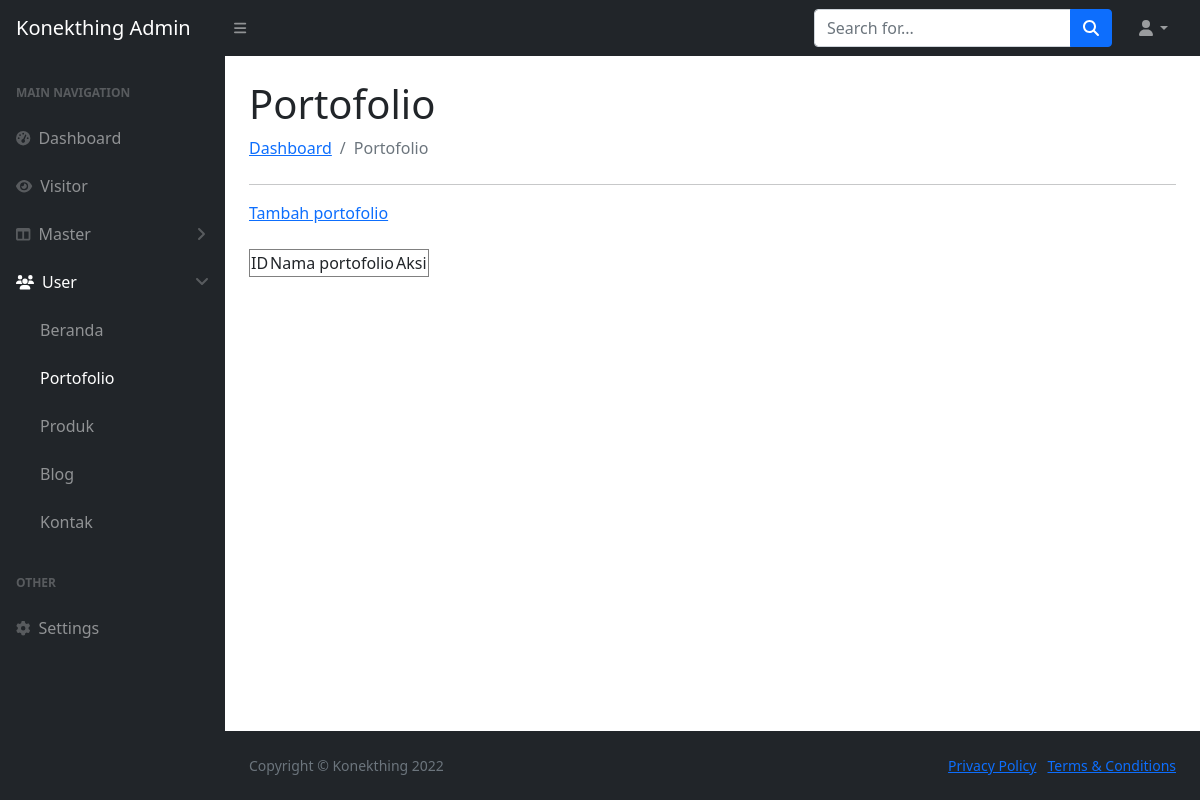
The app's page /index.php/portofolio, older data.
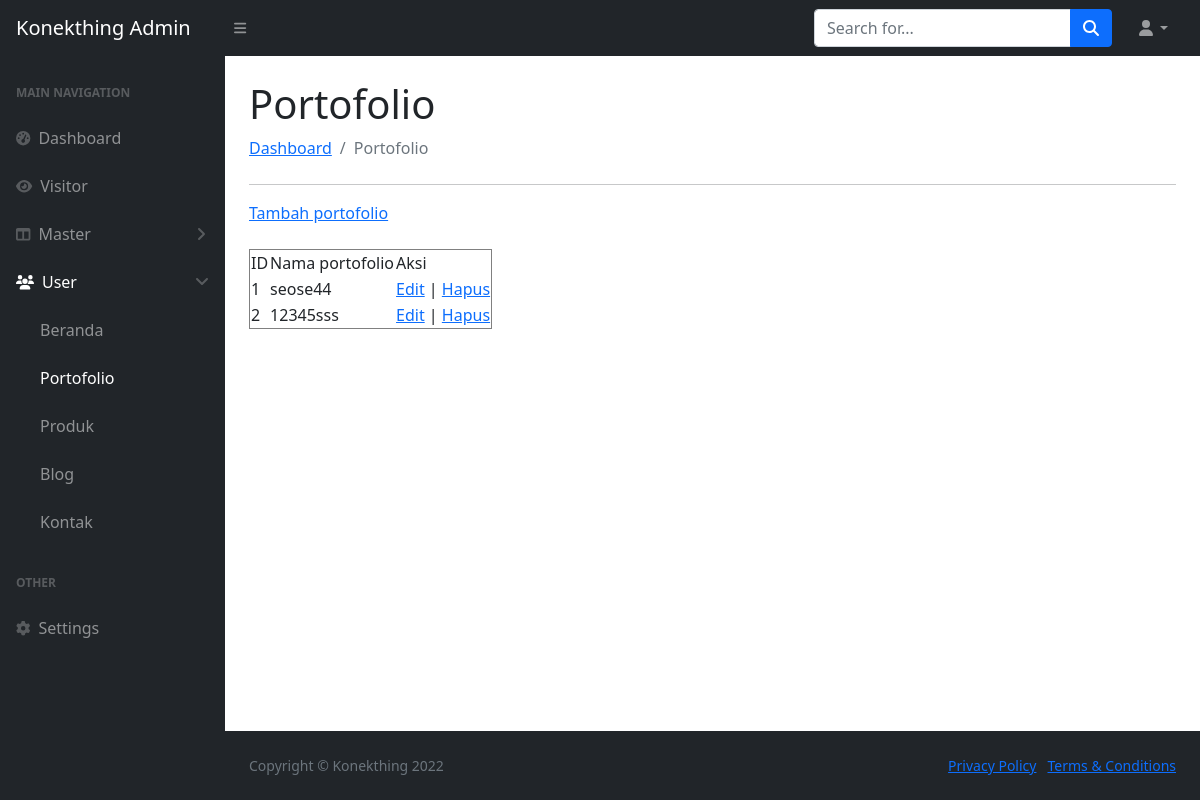
The same page, newer data.
### tables this page shows
CREATE TABLE `portofolio` (
  `id` int(250) NOT NULL,
  `nama` varchar(250) NOT NULL
);

### application/controllers/portofolio.php (called while the page is built, shortened)
<?php
class portofolio extends CI_Controller
{
    public function __construct()
    {
        $this->load->model('model_portofolio');
    }
        public function index()
    {
        $queryAllportofolio = $this->model_portofolio->getDataportofolio();
        $DATA = array('queryAllPrdk' => $queryAllportofolio);
        $this->load->view('header');
        $this->load->view('admin/user/portofolio/portofolio', $DATA);
        $this->load->view('footer');
    }
}

### index.php (called while the page is built, shortened)
<?php
require_once BASEPATH.'core/CodeIgniter.php';

### application/models/model_portofolio.php (called while the page is built, shortened)
<?php
class model_Portofolio extends CI_Model {
    function getDataportofolio() {
        $query = $this->db->get('portofolio');
        return $query->result();
    }
}
?>

### application/views/admin/user/portofolio/portofolio.php (the view)
<div id="layoutSidenav_content">
    <main>
        <div class="container-fluid px-4">
            <h1 class="mt-4">Portofolio</h1>
            <ol class="breadcrumb mb-4">
                <li class="breadcrumb-item"><a href="<?= base_url('dashboard') ?>">Dashboard</a></li>
                <li class="breadcrumb-item active">Portofolio</li>
            </ol>
            <div>
                <hr>
                <table border="1">
                    <a href="<?= base_url('portofolio/tambah_portofolio') ?>">Tambah portofolio</a>
                    <br>
                    <br>
                    <tr>
                        <td>ID</td>
                        <td>Nama portofolio</td>
                        <td>Aksi</td>
                    </tr>
                    <?php
                    $count = 0;
                    foreach ($queryAllPrdk as $row) {
                        $count = $count + 1;
                    ?>
                        <tr>
                            <td><?= $count ?></td>
                            <td><?= $row->nama ?></td>
                            <td><a href="<?= base_url('portofolio/edit_portofolio/').$row->id?>">Edit</a> | <a href="<?= base_url('portofolio/fungsi_hapus/').$row->id?>">Hapus</a></td>
                        </tr>
                    <?php
                    }
                    ?>
                </table>
            </div>
        </div>
    </main>

### application/views/header.php (shortened to what this page needs)
<!DOCTYPE html>
<html lang="en">
<head>
    <link href="https://cdn.jsdelivr.net/npm/simple-datatables@latest/dist/style.css" rel="stylesheet" />
    <link href="<?= base_url('assets/css/styles.css') ?>" rel="stylesheet" />
</head>
<body class="sb-nav-fixed">
    <nav class="sb-topnav navbar navbar-expand navbar-dark bg-dark">
        <a class="navbar-brand ps-3" href="<?= base_url('dashboard') ?>">Konekthing Admin</a>
        <button class="btn btn-link btn-sm order-1 order-lg-0 me-4 me-lg-0" id="sidebarToggle" href="#!"><i class="fas fa-bars"></i></button>
        <form class="d-none d-md-inline-block form-inline ms-auto me-0 me-md-3 my-2 my-md-0">
            <div class="input-group">
                <input class="form-control" type="text" placeholder="Search for..." aria-label="Search for..." aria-describedby="btnNavbarSearch" />
                <button class="btn btn-primary" id="btnNavbarSearch" type="button"><i class="fas fa-search"></i></button>
            </div>
        </form>
        <ul class="navbar-nav ms-auto ms-md-0 me-3 me-lg-4">
            <li class="nav-item dropdown">
                <a class="nav-link dropdown-toggle" id="navbarDropdown" href="#" role="button" data-bs-toggle="dropdown" aria-expanded="false"><i class="fas fa-user fa-fw"></i></a>
            </li>
        </ul>
    </nav>
    <div id="layoutSidenav">
        <div id="layoutSidenav_nav">
            <nav class="sb-sidenav accordion sb-sidenav-dark" id="sidenavAccordion">
                <div class="sb-sidenav-menu">
                    <div class="nav">
                        <div class="sb-sidenav-menu-heading">Main Navigation</div>
                        <a <?= $this->uri->segment(1) == 'dashboard' || $this->uri->segment(1) == '' ? 'class="nav-link active"' : '' ?> class="nav-link" href="<?= base_url('dashboard') ?>">
                            <div class="sb-nav-link-icon"><i class="fas fa-tachometer-alt"></i></div>
                            Dashboard
                        </a>
                        <a <?= $this->uri->segment(1) == 'visitor' || $this->uri->segment(1) == '' ? 'class="nav-link active"' : '' ?> class="nav-link" href="<?= base_url('visitor') ?>">
                            <div class="sb-nav-link-icon"><i class="fas fa-eye"></i></div>
                            Visitor
                        </a>
                        <a class="nav-link collapsed" href="#" data-bs-toggle="collapse" data-bs-target="#collapseLayouts" aria-expanded="false" aria-controls="collapseLayouts">
                            <div class="sb-nav-link-icon"><i class="fas fa-columns"></i></div>
                            Master
                            <div class="sb-sidenav-collapse-arrow"><i class="fas fa-angle-down"></i></div>
                        </a>
                        <a <?= $this->uri->segment(1) == 'beranda' || $this->uri->segment(1) == 'portofolio' || $this->uri->segment(1) == 'produk' || $this->uri->segment(1) == 'blog' || $this->uri->segment(1) == 'kontak' ? 'class="nav-link active"' : '' ?> class="nav-link collapsed" href="#" data-bs-toggle="collapse" data-bs-target="#collapsepages" aria-expanded="false" aria-controls="collapsepages">
                            <div class="sb-nav-link-icon"><i class="fas fa-users"></i></div>
                            User
                            <div class="sb-sidenav-collapse-arrow"><i class="fas fa-angle-down"></i></div>
                        </a>
                        <div <?= $this->uri->segment(1) == 'beranda' || $this->uri->segment(1) == 'portofolio' || $this->uri->segment(1) == 'produk' || $this->uri->segment(1) == 'blog' || $this->uri->segment(1) == 'kontak' ? 'class="collapse-show"' : '' ?> class="collapse" id="collapsepages" aria-labelledby="headingOne" data-bs-parent="#sidenavAccordion">
                            <nav class="sb-sidenav-menu-nested nav">
                                <a <?= $this->uri->segment(1) == 'beranda' || $this->uri->segment(1) == '' ? 'class="nav-link active"' : '' ?> class="nav-link" href="<?= base_url('beranda') ?>">Beranda</a>
                                <a <?= $this->uri->segment(1) == 'portofolio' || $this->uri->segment(1) == '' ? 'class="nav-link active"' : '' ?> class="nav-link" href="<?= base_url('portofolio') ?>">Portofolio</a>
                                <a <?= $this->uri->segment(1) == 'produk' || $this->uri->segment(1) == '' ? 'class="nav-link active"' : '' ?> class="nav-link" href="<?= base_url('produk') ?>">Produk</a>
                                <a <?= $this->uri->segment(1) == 'blog' || $this->uri->segment(1) == '' ? 'class="nav-link active"' : '' ?> class="nav-link" href="<?= base_url('blog') ?>">Blog</a>
                                <a <?= $this->uri->segment(1) == 'kontak' || $this->uri->segment(1) == '' ? 'class="nav-link active"' : '' ?> class="nav-link" href="<?= base_url('kontak') ?>">Kontak</a>
                            </nav>
                        </div>
                        <div class="sb-sidenav-menu-heading">Other</div>
                        <a <?= $this->uri->segment(1) == 'settings' || $this->uri->segment(1) == '' ? 'class="nav-link active"' : '' ?> class="nav-link" href="<?= base_url('settings') ?>">
                            <div class="sb-nav-link-icon"><i class="fas fa-gear"></i></div>
                            Settings
                        </a>
                    </div>
                </div>
            </nav>
        </div>

### application/views/footer.php (shortened to what this page needs)
            <footer class="py-4 bg-dark mt-auto">
                <div class="container-fluid px-4">
                    <div class="d-flex align-items-center justify-content-between small">
                        <div class="text-muted">Copyright &copy; Konekthing 2022</div>
                        <div>
                            <a href="#">Privacy Policy</a>
                            &middot;
                            <a href="#">Terms &amp; Conditions</a>
                        </div>
                    </div>
                </div>
            </footer>
        </div>
    </div>
</body>
</html>

Row changes from the older to the newer data that the page shows:
added portofolio: nama "seose44"
added portofolio: nama "12345sss"
